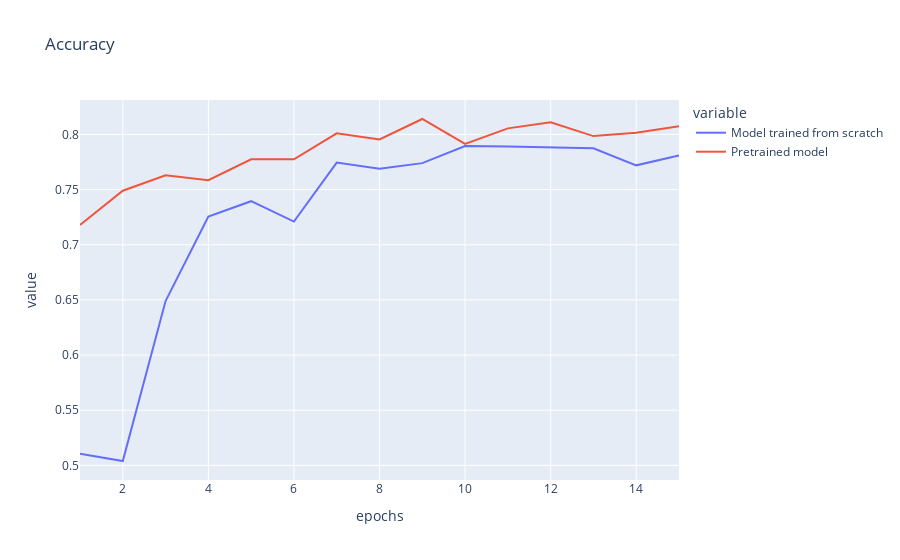

The cell this chart's notebook holds for it:
### Code cell
#Visualize the accuracy
import numpy as np
import pandas as pd
import plotly.express as px
history = pd.DataFrame({'epochs': np.arange(1,16), 'Model trained from scratch': from_scratch_valid_acc, 'Pretrained model': pretrained_valid_acc})
px.line(history, x = 'epochs', y = ['Model trained from scratch', 'Pretrained model'], title= "Accuracy")

### Figure 1 — Plotly figure (JSON) as saved in the notebook; plotly's stock layout.template omitted (floating-point values rounded to 4 significant figures)
{"data": [{"hovertemplate": "variable=Model trained from scratch<br>epochs=%{x}<br>value=%{y}<extra></extra>", "legendgroup": "Model trained from scratch", "line": {"color": "#636efa", "dash": "solid"}, "marker": {"symbol": "circle"}, "mode": "lines", "name": "Model trained from scratch", "orientation": "v", "showlegend": true, "type": "scatter", "x": [1, 2, 3, 4, 5, 6, 7, 8, 9, 10, 11, 12, 13, 14, 15], "xaxis": "x", "y": [0.5105, 0.504, 0.649, 0.7255, 0.7395, 0.721, 0.7745, 0.769, 0.774, 0.7895, 0.789, 0.7885, 0.7875, 0.772, 0.781], "yaxis": "y"}, {"hovertemplate": "variable=Pretrained model<br>epochs=%{x}<br>value=%{y}<extra></extra>", "legendgroup": "Pretrained model", "line": {"color": "#EF553B", "dash": "solid"}, "marker": {"symbol": "circle"}, "mode": "lines", "name": "Pretrained model", "orientation": "v", "showlegend": true, "type": "scatter", "x": [1, 2, 3, 4, 5, 6, 7, 8, 9, 10, 11, 12, 13, 14, 15], "xaxis": "x", "y": [0.718, 0.749, 0.763, 0.7585, 0.7775, 0.7775, 0.801, 0.7955, 0.814, 0.7915, 0.8055, 0.811, 0.7985, 0.8015, 0.8075], "yaxis": "y"}], "layout": {"legend": {"title": {"text": "variable"}, "tracegroupgap": 0}, "title": {"text": "Accuracy"}, "xaxis": {"anchor": "y", "domain": [0, 1], "title": {"text": "epochs"}}, "yaxis": {"anchor": "x", "domain": [0, 1], "title": {"text": "value"}}}}
